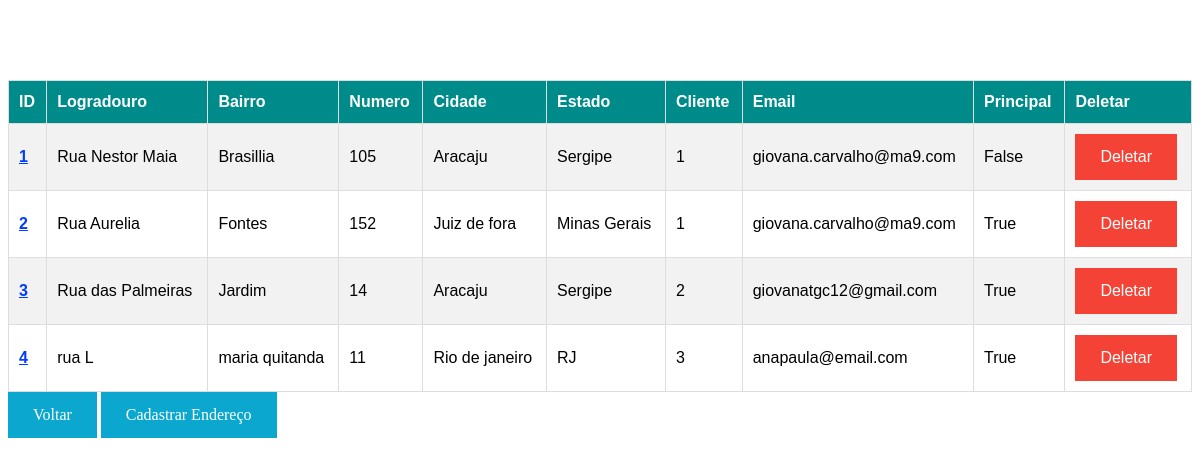
Page /cadastros/list/ on the earlier database version.
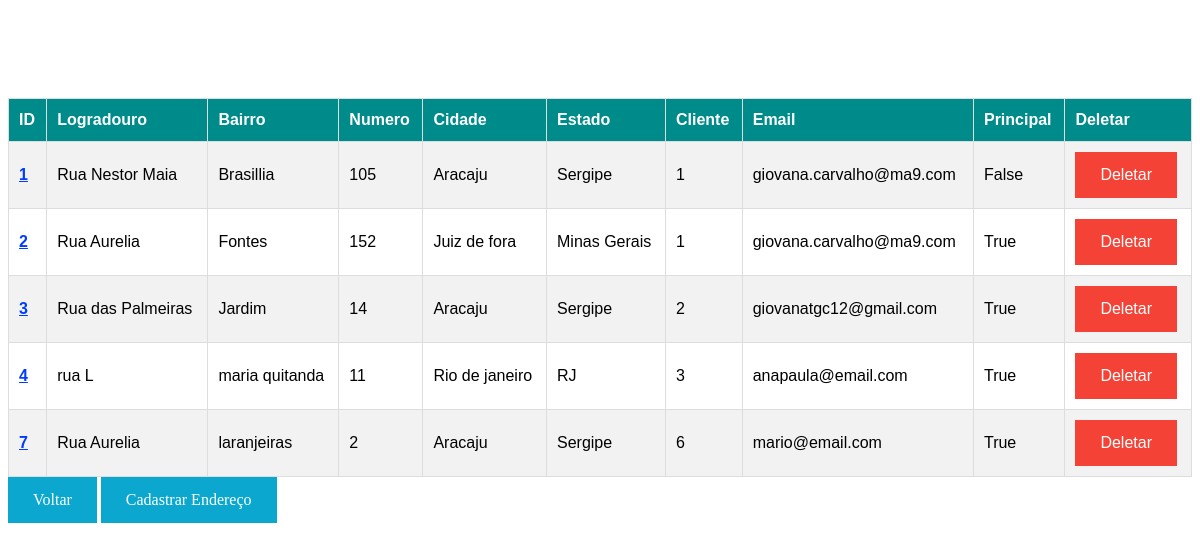
Same page on the later database version.
### cadastros/models.py (models this page shows, shortened)
class Endereco(models.Model):
    logradouro = models.CharField("logradouro", max_length=500)
    bairro = models.CharField("bairro", max_length= 100)
    cidade = models.CharField("cidade", max_length=100)
    estado = models.CharField("estado", max_length=100)
    numero = models.CharField("numero", max_length=100)
    email = models.EmailField("email")
    begin_date= models.DateTimeField(auto_now_add=True)
    active = models.BooleanField(default=True)#para verificar se endereço está ativo
    endereco_principal = models.BooleanField("Endereço principal", default=False)
    cliente = models.ForeignKey(Cliente,on_delete=models.CASCADE,related_name='endereco_cliente',verbose_name='Cliente')
    class Meta:
        db_table= 'endereco'
        verbose_name= "Endereço"
        verbose_name_plural= "Endereços"

class Cliente(models.Model):
    foto = models.ImageField(upload_to='images/')
    nome = models.CharField("nome", max_length=50)
    sobrenome = models.CharField("sobrenome", max_length=100)
    cpf = models.CharField("cpf", max_length=11, unique=True)
    rg = models.CharField("rg", max_length=8, unique=True)
    telefone = models.CharField("telefone", max_length=12)
    email = models.EmailField("email")
    begin_date= models.DateTimeField(auto_now_add=True)
    def __str__(self):
        return str(self.id)
    class Meta:
        db_table= 'cliente'
        verbose_name = "Cliente"
        verbose_name_plural = "Clientes"

### cadastros/views.py (the view)
# urls.py: path('list/',EnderecoList.as_view(), name= 'endereco_list'),
class EnderecoList(ListView):
    model = Endereco

### cadastros/templates/cadastros/endereco_list.html (shortened to what this page needs)
<!DOCTYPE html>
<html lang="en">
<head>
</head>
<body>
    <table id="customers">
        <tr>
        <th>ID</th>
        <th>Logradouro</th>
        <th>Bairro</th>
        <th>Numero</th>
        <th>Cidade</th>
        <th>Estado</th>
        <th>Cliente</th>
        <th>Email</th>
        <th>Principal</th>
        <th>Deletar</th>
        </tr>
    {% for endereco in object_list %}
    <tr>
        <td>
            <b><a class="three" href="{% url 'endereco_update' endereco.id %}"  target="_blank">{{ endereco.id}}</a></b>
        </td>
        <td>{{ endereco.logradouro }}</td>
        <td>{{ endereco.bairro }}</td>
        <td>{{ endereco.numero }}</td>
        <td>{{ endereco.cidade }}</td>
        <td>{{ endereco.estado }}</td>
        <td>{{ endereco.cliente }}</td>
        <td>{{ endereco.email}}</td>
        <td>{{ endereco.endereco_principal}}</td>
        <td>
            <a class="two" href="{% url 'endereco_delete' endereco.id %}" target="_blank">Deletar</a>
        </td>
    </tr>
    <br>
    {% endfor %}
    </table>
    <a class="four" href="/cadastros/" target="_blank">Voltar</a>
    <a class="one" href="/cadastros/createAddress/" target="_blank">Cadastrar Endereço</a>
</body>
</html>

Differences in the rows shown:
added Endereco: id "7", logradouro "Rua Aurelia", bairro "laranjeiras", numero "2", cidade "Aracaju", estado "Sergipe", cliente "6", email "mario@email.com", endereco_principal "True"
